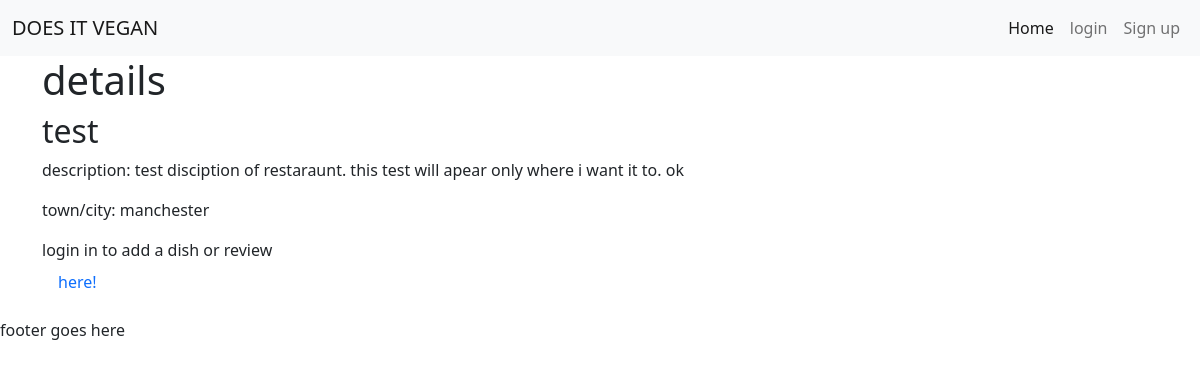
The app's page /restaurant_detail/1, older data.
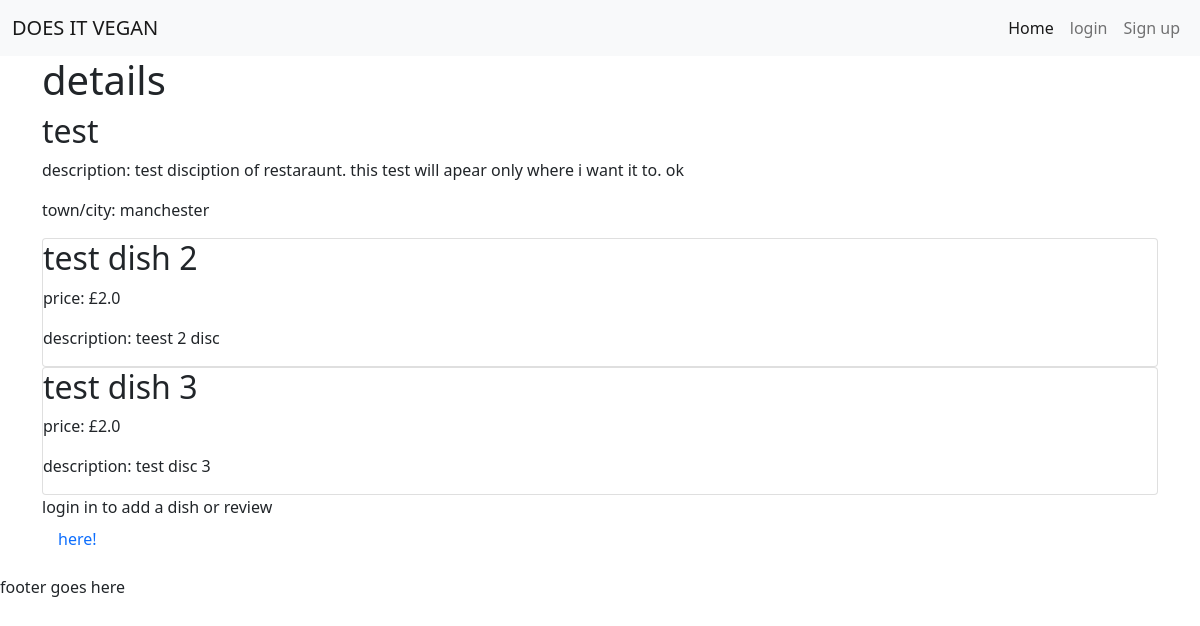
The same page, newer data.
### web_app/models.py (models this page shows, shortened)
class Dish(models.Model):
    class DishType(models.TextChoices):
        MAIN = 'Main'
        SIDE = 'Side'
        STARTER = 'Starter'
        DESSERT = 'Dessert'
        OTHER = 'Other'
    name = models.CharField(max_length=100, unique=True)
    image = CloudinaryField('image', default='placeholder_dish')
    price = models.FloatField()
    description = models.TextField()
    created_on = models.DateTimeField(auto_now_add=True)
    restaurant = models.ForeignKey(
        Restaurant, on_delete=models.CASCADE,
        related_name='dish', null=True
        )
    type = models.CharField(
        max_length=100, unique=False,
        choices=DishType.choices,
        default=DishType.MAIN,
        )

### web_app/views.py (the view)
# urls.py: path('restaurant_detail/<int:pk>', views.RestaurantDetailView.as_view(), name='restaurant_detail'),
class RestaurantDetailView(DetailView):
    model = Restaurant
    template_name = 'restaurant_detail.html'
    def get_context_data(self, **kwargs):
        context = super().get_context_data(**kwargs)
        context['dish'] = Dish.objects.all()
        return context

### templates/restaurant_detail.html
{% extends "base.html" %}
{% block content %}
<div class="container">
    <div class="row">
        <h1>details</h1>
        <h2>{{restaurant.name|striptags}}</h2>
        <p>description: {{restaurant.description|striptags}}</p>
        <p>town/city: {{restaurant.townCity|striptags}}</p>
        {% for dish in dish %}
            {% if dish.restaurant.id == restaurant.id%}
                <div class="col">
                    <div class="card">
                      <h2>{{dish.name|striptags}}</h2>
                      <p>price: £{{dish.price|striptags}}</p>
                      <p>description: {{dish.description|striptags}}</p>
                </div>
            {% endif %}
        {% endfor %}
        {% if user.is_authenticated %}
        <a href="{% url 'add_dish' restaurant.pk %}"><button type="button" class="btn btn-primary">add dish</button></a>
        {% else %}
        <p>login in to add a dish or review <a class="nav-link" href="{% url 'login' %}">here!</a></p>
        {%endif%}
        </div>
    </div>
{% endblock %}

Row changes from the older to the newer data that the page shows:
added Dish: name "test dish 2", price "2.0", description "teest 2 disc"
added Dish: name "test dish 3", price "2.0", description "test disc 3"
